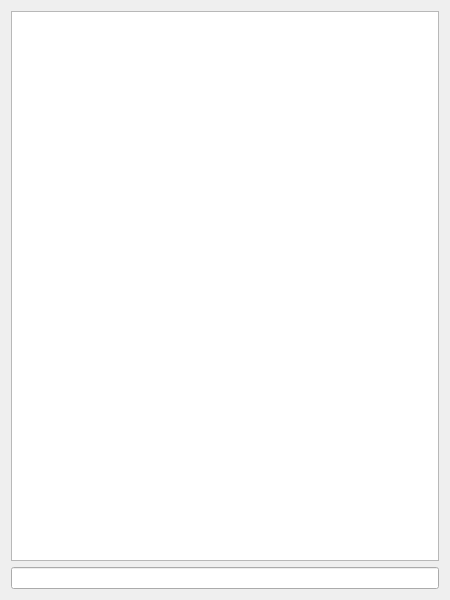
<?xml version="1.0" encoding="UTF-8"?>
<ui version="4.0">
 <class>LuaConsole</class>
 <widget class="QDialog" name="LuaConsole">
 	<property name="geometry">
 		<rect>
 			<x>0</x>
 			<y>0</y>
 			<width>450</width>
 			<height>600</height>
 		</rect>
 	</property>
 	<property name="windowTitle">
 		<string>Lua Console</string>
 	</property>
 	<layout class="QGridLayout" name="consoleLayout">
 		<item row="1" column="0">
 			<widget class="QPlainTextEdit" name="logArea">
 				<property name="readOnly">
 					<bool>true</bool>
 				</property>
 			</widget>
 		</item>
 		<item row="2" column="0">
 			<widget class="QLineEdit" name="inputArea">
 			</widget>
 		</item>
 	</layout>
 </widget>
 <resources />
 <connections />
</ui>
